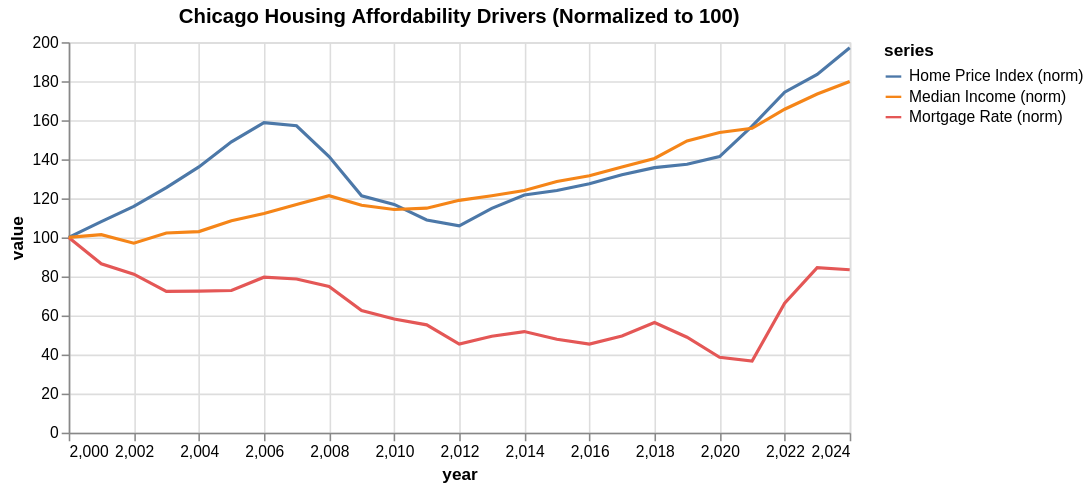

Notebook source saved alongside this figure:
### Code cell
# Chart 1: trend overview (normalized)
plot_df=merged[['year','home_price_index','mortgage_rate','income_median']].copy()
for c in ['home_price_index','mortgage_rate','income_median']:
    plot_df[c+'_idx']=plot_df[c]/plot_df[c].iloc[0]*100

plot_long=plot_df.melt(id_vars=['year'],value_vars=['home_price_index_idx','mortgage_rate_idx','income_median_idx'],var_name='series',value_name='value')
plot_long['series']=plot_long['series'].map({'home_price_index_idx':'Home Price Index (norm)','mortgage_rate_idx':'Mortgage Rate (norm)','income_median_idx':'Median Income (norm)'})
chart1=alt.Chart(plot_long).mark_line().encode(x='year',y='value',color='series').properties(title='Chicago Housing Affordability Drivers (Normalized to 100)',width=500,height=250)
chart1.save('output/trend_overview_normalized.png')
chart1

### Figure 1 — Vega-Lite specification as saved in the notebook (floating-point values rounded to 4 significant figures)
{"config": {"view": {"continuousWidth": 300, "continuousHeight": 300}}, "data": {"name": "data-a9bb2d24e75a16a6afdf483b30b11081"}, "mark": {"type": "line"}, "encoding": {"color": {"field": "series", "type": "nominal"}, "x": {"field": "year", "type": "quantitative"}, "y": {"field": "value", "type": "quantitative"}}, "height": 250, "title": "Chicago Housing Affordability Drivers (Normalized to 100)", "width": 500, "$schema": "https://vega.github.io/schema/vega-lite/v6.1.0.json", "datasets": {"data-a9bb2d24e75a16a6afdf483b30b11081": [{"year": 2000, "series": "Home Price Index (norm)", "value": 100.0}, {"year": 2001, "series": "Home Price Index (norm)", "value": 108.1}, {"year": 2002, "series": "Home Price Index (norm)", "value": 115.9}, {"year": 2003, "series": "Home Price Index (norm)", "value": 125.5}, {"year": 2004, "series": "Home Price Index (norm)", "value": 136.1}, {"year": 2005, "series": "Home Price Index (norm)", "value": 149.0}, {"year": 2006, "series": "Home Price Index (norm)", "value": 158.8}, {"year": 2007, "series": "Home Price Index (norm)", "value": 157.2}, {"year": 2008, "series": "Home Price Index (norm)", "value": 141.4}, {"year": 2009, "series": "Home Price Index (norm)", "value": 121.3}, {"year": 2010, "series": "Home Price Index (norm)", "value": 116.9}, {"year": 2011, "series": "Home Price Index (norm)", "value": 109.0}, {"year": 2012, "series": "Home Price Index (norm)", "value": 105.9}, {"year": 2013, "series": "Home Price Index (norm)", "value": 114.9}, {"year": 2014, "series": "Home Price Index (norm)", "value": 121.7}, {"year": 2015, "series": "Home Price Index (norm)", "value": 124.0}, {"year": 2016, "series": "Home Price Index (norm)", "value": 127.5}, {"year": 2017, "series": "Home Price Index (norm)", "value": 132.1}, {"year": 2018, "series": "Home Price Index (norm)", "value": 135.7}, {"year": 2019, "series": "Home Price Index (norm)", "value": 137.5}, {"year": 2020, "series": "Home Price Index (norm)", "value": 141.4}, {"year": 2021, "series": "Home Price Index (norm)", "value": 157.0}, {"year": 2022, "series": "Home Price Index (norm)", "value": 174.4}, {"year": 2023, "series": "Home Price Index (norm)", "value": 183.5}, {"year": 2024, "series": "Home Price Index (norm)", "value": 197.2}, {"year": 2000, "series": "Mortgage Rate (norm)", "value": 100.0}, {"year": 2001, "series": "Mortgage Rate (norm)", "value": 86.52}, {"year": 2002, "series": "Mortgage Rate (norm)", "value": 81.17}, {"year": 2003, "series": "Mortgage Rate (norm)", "value": 72.35}, {"year": 2004, "series": "Mortgage Rate (norm)", "value": 72.51}, {"year": 2005, "series": "Mortgage Rate (norm)", "value": 72.85}, {"year": 2006, "series": "Mortgage Rate (norm)", "value": 79.63}, {"year": 2007, "series": "Mortgage Rate (norm)", "value": 78.69}, {"year": 2008, "series": "Mortgage Rate (norm)", "value": 74.84}, {"year": 2009, "series": "Mortgage Rate (norm)", "value": 62.54}, {"year": 2010, "series": "Mortgage Rate (norm)", "value": 58.23}, {"year": 2011, "series": "Mortgage Rate (norm)", "value": 55.23}, {"year": 2012, "series": "Mortgage Rate (norm)", "value": 45.42}, {"year": 2013, "series": "Mortgage Rate (norm)", "value": 49.36}, {"year": 2014, "series": "Mortgage Rate (norm)", "value": 51.76}, {"year": 2015, "series": "Mortgage Rate (norm)", "value": 47.81}, {"year": 2016, "series": "Mortgage Rate (norm)", "value": 45.37}, {"year": 2017, "series": "Mortgage Rate (norm)", "value": 49.54}, {"year": 2018, "series": "Mortgage Rate (norm)", "value": 56.43}, {"year": 2019, "series": "Mortgage Rate (norm)", "value": 48.87}, {"year": 2020, "series": "Mortgage Rate (norm)", "value": 38.64}, {"year": 2021, "series": "Mortgage Rate (norm)", "value": 36.73}, {"year": 2022, "series": "Mortgage Rate (norm)", "value": 66.36}, {"year": 2023, "series": "Mortgage Rate (norm)", "value": 84.52}, {"year": 2024, "series": "Mortgage Rate (norm)", "value": 83.46}, {"year": 2000, "series": "Median Income (norm)", "value": 100.0}, {"year": 2001, "series": "Median Income (norm)", "value": 101.4}, {"year": 2002, "series": "Median Income (norm)", "value": 97.02}, {"year": 2003, "series": "Median Income (norm)", "value": 102.2}, {"year": 2004, "series": "Median Income (norm)", "value": 103.0}, {"year": 2005, "series": "Median Income (norm)", "value": 108.5}, {"year": 2006, "series": "Median Income (norm)", "value": 112.3}, {"year": 2007, "series": "Median Income (norm)", "value": 116.9}, {"year": 2008, "series": "Median Income (norm)", "value": 121.4}, {"year": 2009, "series": "Median Income (norm)", "value": 116.5}, {"year": 2010, "series": "Median Income (norm)", "value": 114.3}, {"year": 2011, "series": "Median Income (norm)", "value": 115.0}, {"year": 2012, "series": "Median Income (norm)", "value": 119.0}, {"year": 2013, "series": "Median Income (norm)", "value": 121.3}, {"year": 2014, "series": "Median Income (norm)", "value": 124.0}, {"year": 2015, "series": "Median Income (norm)", "value": 128.6}, {"year": 2016, "series": "Median Income (norm)", "value": 131.6}, {"year": 2017, "series": "Median Income (norm)", "value": 136.1}, {"year": 2018, "series": "Median Income (norm)", "value": 140.4}, {"year": 2019, "series": "Median Income (norm)", "value": 149.4}, {"year": 2020, "series": "Median Income (norm)", "value": 153.8}, {"year": 2021, "series": "Median Income (norm)", "value": 155.9}, {"year": 2022, "series": "Median Income (norm)", "value": 165.7}, {"year": 2023, "series": "Median Income (norm)", "value": 173.4}, {"year": 2024, "series": "Median Income (norm)", "value": 179.9}]}}
